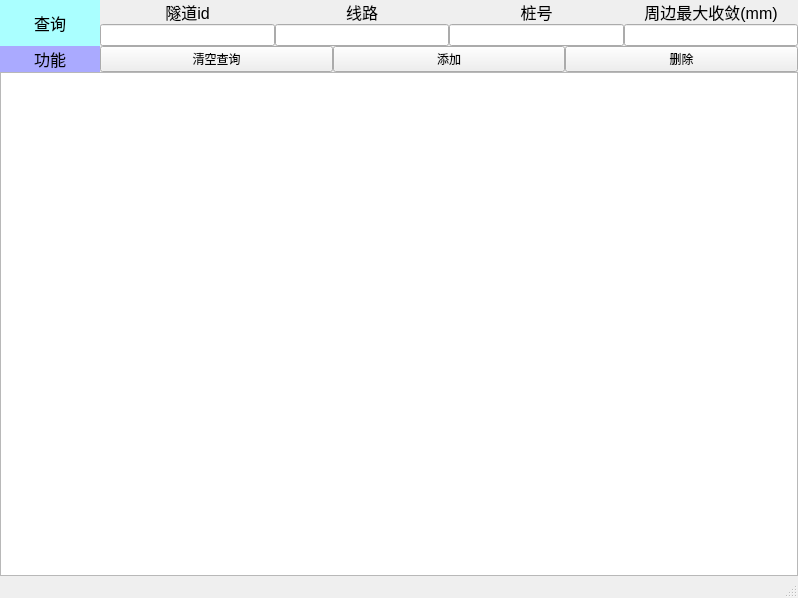
<?xml version="1.0" encoding="UTF-8"?>
<ui version="4.0">
 <class>deformation_window</class>
 <widget class="QMainWindow" name="deformation_window">
  <property name="geometry">
   <rect>
    <x>0</x>
    <y>0</y>
    <width>798</width>
    <height>598</height>
   </rect>
  </property>
  <property name="windowTitle">
   <string>MainWindow</string>
  </property>
  <widget class="QWidget" name="centralwidget">
   <layout class="QGridLayout" name="gridLayout_2">
    <property name="leftMargin">
     <number>0</number>
    </property>
    <property name="topMargin">
     <number>0</number>
    </property>
    <property name="rightMargin">
     <number>0</number>
    </property>
    <property name="bottomMargin">
     <number>0</number>
    </property>
    <property name="spacing">
     <number>0</number>
    </property>
    <item row="0" column="0">
     <layout class="QVBoxLayout" name="verticalLayout">
      <property name="spacing">
       <number>0</number>
      </property>
      <item>
       <layout class="QGridLayout" name="gridLayout">
        <property name="spacing">
         <number>0</number>
        </property>
        <item row="1" column="1">
         <widget class="QLineEdit" name="lineedit_1">
          <property name="palette">
           <palette>
            <active>
             <colorrole role="Text">
              <brush brushstyle="SolidPattern">
               <color alpha="255">
                <red>255</red>
                <green>0</green>
                <blue>0</blue>
               </color>
              </brush>
             </colorrole>
             <colorrole role="PlaceholderText">
              <brush brushstyle="SolidPattern">
               <color alpha="128">
                <red>255</red>
                <green>0</green>
                <blue>0</blue>
               </color>
              </brush>
             </colorrole>
            </active>
            <inactive>
             <colorrole role="Text">
              <brush brushstyle="SolidPattern">
               <color alpha="255">
                <red>255</red>
                <green>0</green>
                <blue>0</blue>
               </color>
              </brush>
             </colorrole>
             <colorrole role="PlaceholderText">
              <brush brushstyle="SolidPattern">
               <color alpha="128">
                <red>255</red>
                <green>0</green>
                <blue>0</blue>
               </color>
              </brush>
             </colorrole>
            </inactive>
            <disabled>
             <colorrole role="Text">
              <brush brushstyle="SolidPattern">
               <color alpha="255">
                <red>120</red>
                <green>120</green>
                <blue>120</blue>
               </color>
              </brush>
             </colorrole>
             <colorrole role="PlaceholderText">
              <brush brushstyle="SolidPattern">
               <color alpha="128">
                <red>0</red>
                <green>0</green>
                <blue>0</blue>
               </color>
              </brush>
             </colorrole>
            </disabled>
           </palette>
          </property>
          <property name="clearButtonEnabled">
           <bool>true</bool>
          </property>
         </widget>
        </item>
        <item row="1" column="3">
         <widget class="QLineEdit" name="lineedit_3">
          <property name="palette">
           <palette>
            <active>
             <colorrole role="Text">
              <brush brushstyle="SolidPattern">
               <color alpha="255">
                <red>0</red>
                <green>180</green>
                <blue>0</blue>
               </color>
              </brush>
             </colorrole>
             <colorrole role="PlaceholderText">
              <brush brushstyle="SolidPattern">
               <color alpha="128">
                <red>0</red>
                <green>255</green>
                <blue>0</blue>
               </color>
              </brush>
             </colorrole>
            </active>
            <inactive>
             <colorrole role="Text">
              <brush brushstyle="SolidPattern">
               <color alpha="255">
                <red>0</red>
                <green>180</green>
                <blue>0</blue>
               </color>
              </brush>
             </colorrole>
             <colorrole role="PlaceholderText">
              <brush brushstyle="SolidPattern">
               <color alpha="128">
                <red>0</red>
                <green>255</green>
                <blue>0</blue>
               </color>
              </brush>
             </colorrole>
            </inactive>
            <disabled>
             <colorrole role="Text">
              <brush brushstyle="SolidPattern">
               <color alpha="255">
                <red>120</red>
                <green>120</green>
                <blue>120</blue>
               </color>
              </brush>
             </colorrole>
             <colorrole role="PlaceholderText">
              <brush brushstyle="SolidPattern">
               <color alpha="128">
                <red>0</red>
                <green>0</green>
                <blue>0</blue>
               </color>
              </brush>
             </colorrole>
            </disabled>
           </palette>
          </property>
          <property name="clearButtonEnabled">
           <bool>true</bool>
          </property>
         </widget>
        </item>
        <item row="1" column="2">
         <widget class="QLineEdit" name="lineedit_2">
          <property name="palette">
           <palette>
            <active>
             <colorrole role="Text">
              <brush brushstyle="SolidPattern">
               <color alpha="255">
                <red>85</red>
                <green>170</green>
                <blue>255</blue>
               </color>
              </brush>
             </colorrole>
             <colorrole role="PlaceholderText">
              <brush brushstyle="SolidPattern">
               <color alpha="128">
                <red>85</red>
                <green>170</green>
                <blue>255</blue>
               </color>
              </brush>
             </colorrole>
            </active>
            <inactive>
             <colorrole role="Text">
              <brush brushstyle="SolidPattern">
               <color alpha="255">
                <red>85</red>
                <green>170</green>
                <blue>255</blue>
               </color>
              </brush>
             </colorrole>
             <colorrole role="PlaceholderText">
              <brush brushstyle="SolidPattern">
               <color alpha="128">
                <red>85</red>
                <green>170</green>
                <blue>255</blue>
               </color>
              </brush>
             </colorrole>
            </inactive>
            <disabled>
             <colorrole role="Text">
              <brush brushstyle="SolidPattern">
               <color alpha="255">
                <red>120</red>
                <green>120</green>
                <blue>120</blue>
               </color>
              </brush>
             </colorrole>
             <colorrole role="PlaceholderText">
              <brush brushstyle="SolidPattern">
               <color alpha="128">
                <red>0</red>
                <green>0</green>
                <blue>0</blue>
               </color>
              </brush>
             </colorrole>
            </disabled>
           </palette>
          </property>
          <property name="clearButtonEnabled">
           <bool>true</bool>
          </property>
         </widget>
        </item>
        <item row="0" column="4">
         <widget class="QLabel" name="label_5">
          <property name="minimumSize">
           <size>
            <width>0</width>
            <height>20</height>
           </size>
          </property>
          <property name="text">
           <string>&lt;html&gt;&lt;head/&gt;&lt;body&gt;&lt;p&gt;&lt;span style=&quot; font-size:12pt;&quot;&gt;周边最大收敛(mm)&lt;/span&gt;&lt;/p&gt;&lt;/body&gt;&lt;/html&gt;</string>
          </property>
          <property name="alignment">
           <set>Qt::AlignCenter</set>
          </property>
         </widget>
        </item>
        <item row="0" column="2">
         <widget class="QLabel" name="label_3">
          <property name="minimumSize">
           <size>
            <width>0</width>
            <height>20</height>
           </size>
          </property>
          <property name="text">
           <string>&lt;html&gt;&lt;head/&gt;&lt;body&gt;&lt;p&gt;&lt;span style=&quot; font-size:12pt;&quot;&gt;线路&lt;/span&gt;&lt;/p&gt;&lt;/body&gt;&lt;/html&gt;</string>
          </property>
          <property name="alignment">
           <set>Qt::AlignCenter</set>
          </property>
         </widget>
        </item>
        <item row="0" column="3">
         <widget class="QLabel" name="label_4">
          <property name="minimumSize">
           <size>
            <width>0</width>
            <height>20</height>
           </size>
          </property>
          <property name="text">
           <string>&lt;html&gt;&lt;head/&gt;&lt;body&gt;&lt;p&gt;&lt;span style=&quot; font-size:12pt;&quot;&gt;桩号&lt;/span&gt;&lt;/p&gt;&lt;/body&gt;&lt;/html&gt;</string>
          </property>
          <property name="alignment">
           <set>Qt::AlignCenter</set>
          </property>
         </widget>
        </item>
        <item row="0" column="1">
         <widget class="QLabel" name="label_2">
          <property name="minimumSize">
           <size>
            <width>0</width>
            <height>20</height>
           </size>
          </property>
          <property name="text">
           <string>&lt;html&gt;&lt;head/&gt;&lt;body&gt;&lt;p&gt;&lt;span style=&quot; font-size:12pt;&quot;&gt;隧道id&lt;/span&gt;&lt;/p&gt;&lt;/body&gt;&lt;/html&gt;</string>
          </property>
          <property name="alignment">
           <set>Qt::AlignCenter</set>
          </property>
         </widget>
        </item>
        <item row="1" column="4">
         <widget class="QLineEdit" name="lineedit_4">
          <property name="palette">
           <palette>
            <active>
             <colorrole role="Text">
              <brush brushstyle="SolidPattern">
               <color alpha="255">
                <red>170</red>
                <green>0</green>
                <blue>255</blue>
               </color>
              </brush>
             </colorrole>
             <colorrole role="PlaceholderText">
              <brush brushstyle="SolidPattern">
               <color alpha="128">
                <red>170</red>
                <green>0</green>
                <blue>255</blue>
               </color>
              </brush>
             </colorrole>
            </active>
            <inactive>
             <colorrole role="Text">
              <brush brushstyle="SolidPattern">
               <color alpha="255">
                <red>170</red>
                <green>0</green>
                <blue>255</blue>
               </color>
              </brush>
             </colorrole>
             <colorrole role="PlaceholderText">
              <brush brushstyle="SolidPattern">
               <color alpha="128">
                <red>170</red>
                <green>0</green>
                <blue>255</blue>
               </color>
              </brush>
             </colorrole>
            </inactive>
            <disabled>
             <colorrole role="Text">
              <brush brushstyle="SolidPattern">
               <color alpha="255">
                <red>120</red>
                <green>120</green>
                <blue>120</blue>
               </color>
              </brush>
             </colorrole>
             <colorrole role="PlaceholderText">
              <brush brushstyle="SolidPattern">
               <color alpha="128">
                <red>0</red>
                <green>0</green>
                <blue>0</blue>
               </color>
              </brush>
             </colorrole>
            </disabled>
           </palette>
          </property>
          <property name="clearButtonEnabled">
           <bool>true</bool>
          </property>
         </widget>
        </item>
        <item row="0" column="0" rowspan="2">
         <widget class="QLabel" name="label">
          <property name="minimumSize">
           <size>
            <width>100</width>
            <height>0</height>
           </size>
          </property>
          <property name="styleSheet">
           <string notr="true">QLabel {
	background-color: rgb(170, 255, 255);
}</string>
          </property>
          <property name="frameShape">
           <enum>QFrame::NoFrame</enum>
          </property>
          <property name="text">
           <string>&lt;html&gt;&lt;head/&gt;&lt;body&gt;&lt;p&gt;&lt;span style=&quot; font-size:12pt;&quot;&gt;查询&lt;/span&gt;&lt;/p&gt;&lt;/body&gt;&lt;/html&gt;</string>
          </property>
          <property name="alignment">
           <set>Qt::AlignCenter</set>
          </property>
         </widget>
        </item>
       </layout>
      </item>
      <item>
       <layout class="QHBoxLayout" name="horizontalLayout">
        <property name="spacing">
         <number>0</number>
        </property>
        <item>
         <widget class="QLabel" name="label_6">
          <property name="sizePolicy">
           <sizepolicy hsizetype="Preferred" vsizetype="Preferred">
            <horstretch>0</horstretch>
            <verstretch>0</verstretch>
           </sizepolicy>
          </property>
          <property name="minimumSize">
           <size>
            <width>100</width>
            <height>0</height>
           </size>
          </property>
          <property name="maximumSize">
           <size>
            <width>100</width>
            <height>16777215</height>
           </size>
          </property>
          <property name="styleSheet">
           <string notr="true">QLabel {
	background-color: rgb(170, 170, 255);
}</string>
          </property>
          <property name="text">
           <string>&lt;html&gt;&lt;head/&gt;&lt;body&gt;&lt;p&gt;&lt;span style=&quot; font-size:12pt;&quot;&gt;功能&lt;/span&gt;&lt;/p&gt;&lt;/body&gt;&lt;/html&gt;</string>
          </property>
          <property name="alignment">
           <set>Qt::AlignCenter</set>
          </property>
         </widget>
        </item>
        <item>
         <widget class="QPushButton" name="pushbutton_clear">
          <property name="text">
           <string>清空查询</string>
          </property>
         </widget>
        </item>
        <item>
         <widget class="QPushButton" name="pushbutton_add">
          <property name="text">
           <string>添加</string>
          </property>
         </widget>
        </item>
        <item>
         <widget class="QPushButton" name="pushbutton_delete">
          <property name="text">
           <string>删除</string>
          </property>
         </widget>
        </item>
       </layout>
      </item>
      <item>
       <widget class="QTextBrowser" name="textBrowser"/>
      </item>
     </layout>
    </item>
   </layout>
  </widget>
  <widget class="QMenuBar" name="menubar">
   <property name="geometry">
    <rect>
     <x>0</x>
     <y>0</y>
     <width>798</width>
     <height>23</height>
    </rect>
   </property>
  </widget>
  <widget class="QStatusBar" name="statusbar"/>
 </widget>
 <resources/>
 <connections/>
</ui>
